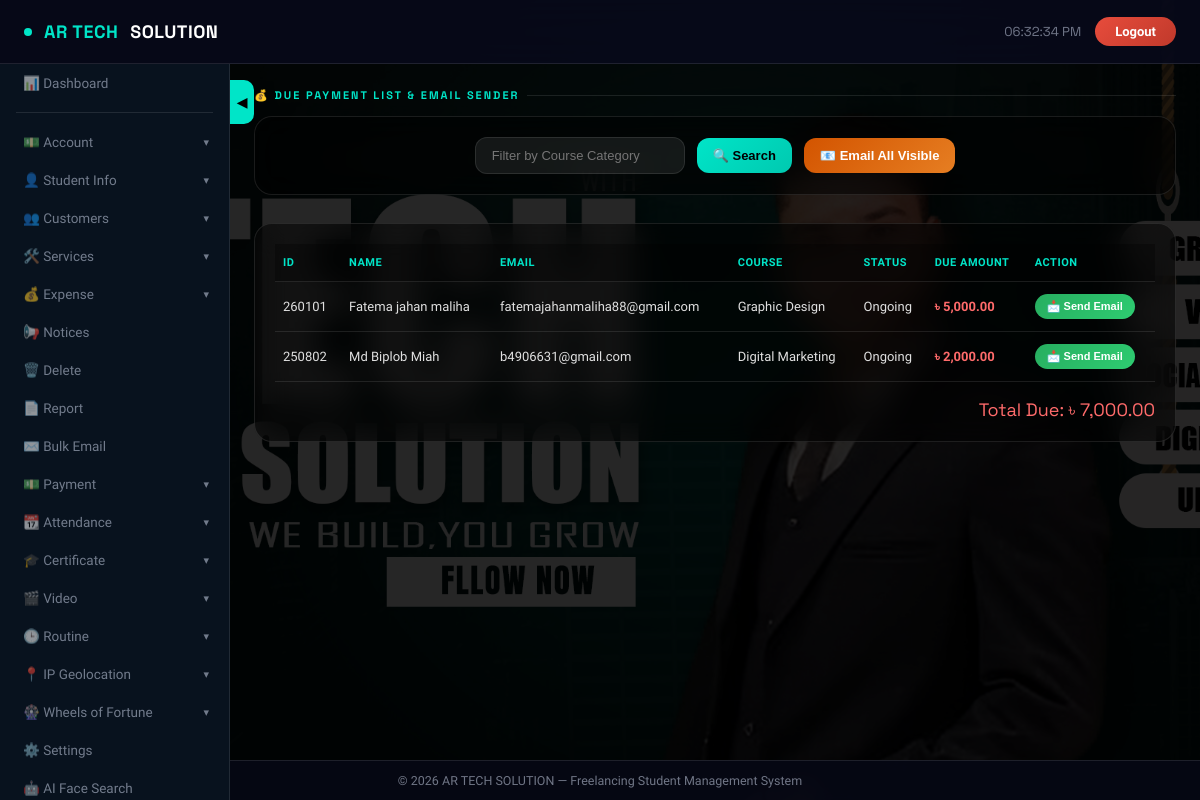
Before: /admin/payment_due.php (signed in) with the older database file.
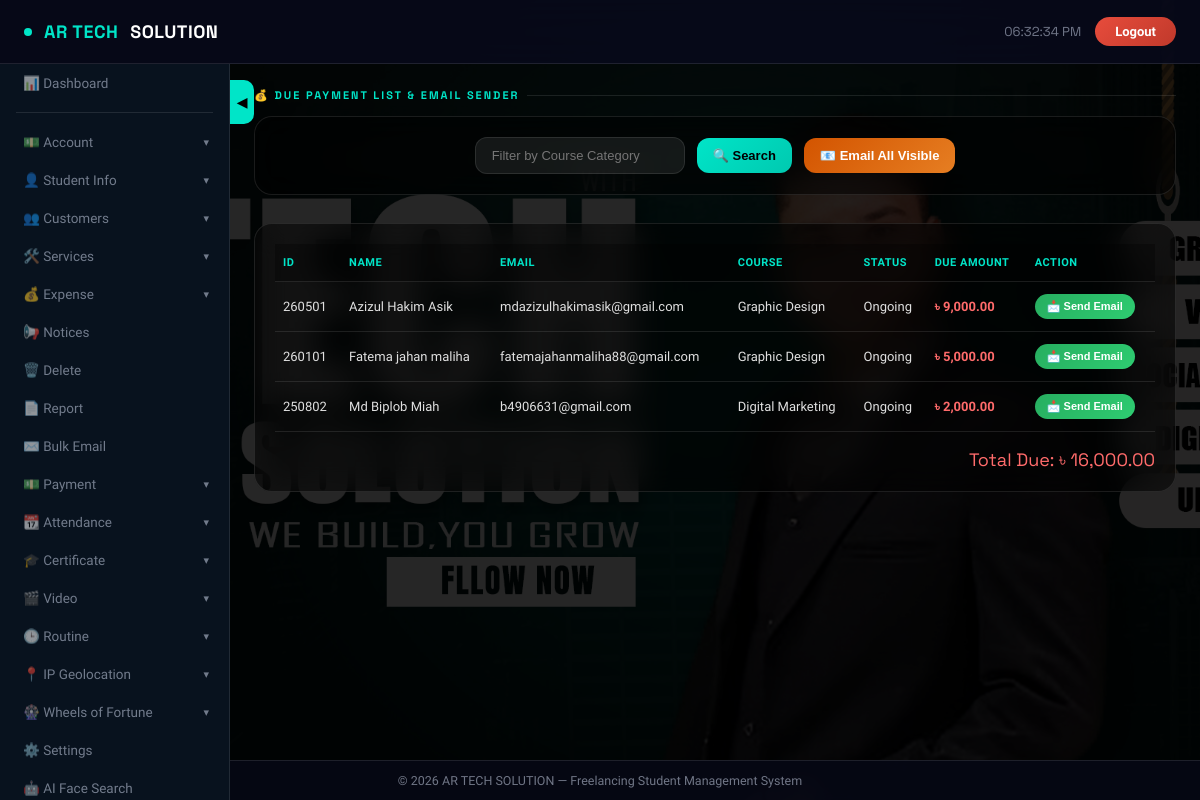
After: the same page with the newer database file.
### tables this page shows
CREATE TABLE `students` (
  `student_id` int(11) NOT NULL,
  `name` varchar(255) NOT NULL,
  `father_name` varchar(255) DEFAULT NULL,
  `mother_name` varchar(255) DEFAULT NULL,
  `dob` date DEFAULT NULL,
  `present_address` text DEFAULT NULL,
  `permanent_address` text DEFAULT NULL,
  `id_type` enum('NID','Birth ID') NOT NULL,
  `nid_birth_id` varchar(50) DEFAULT NULL,
  `email` varchar(255) NOT NULL,
  `course_category` enum('Web Development','Graphic Design','Digital Marketing','Freelancing','office application') NOT NULL,
  `course_status` enum('ongoing','finished','incomplete') DEFAULT 'ongoing',
  `is_blocked` tinyint(1) DEFAULT 0,
  `issue_date` date DEFAULT NULL,
  `course_start_date` date DEFAULT NULL,
  `course_end_date` date DEFAULT NULL,
  `city` varchar(100) DEFAULT NULL,
  `district` varchar(100) DEFAULT NULL,
  `course_fee` decimal(10,2) DEFAULT NULL,
  `paid_fee` decimal(10,2) DEFAULT NULL,
  `profile_image` varchar(255) DEFAULT NULL,
  `created_at` timestamp NOT NULL DEFAULT current_timestamp(),
  `last_updated` timestamp NOT NULL DEFAULT current_timestamp() ON UPDATE current_timestamp(),
  `phone_number` varchar(20) DEFAULT NULL,
  `gender` varchar(10) DEFAULT NULL,
  `marital_status` varchar(20) DEFAULT NULL,
  `occupation` varchar(50) DEFAULT NULL,
  `religion` varchar(30) DEFAULT NULL,
  `country` varchar(50) DEFAULT NULL
);

### admin/config.php (called while the page is built, shortened)
<?php
if (!isset($conn)) {
    $conn = new mysqli("localhost", "root", "", "freelancing");
}
$settings = [];
$result = $conn->query("SELECT setting_key, setting_value FROM app_settings");
if ($result) {
    while ($row = $result->fetch_assoc()) {
        $settings[$row['setting_key']] = $row['setting_value'];
    }
}
$dark_mode = isset($settings['dark_mode']) && $settings['dark_mode'] == '1';
?>

### admin/payment_due.php (the view, shortened to what this page needs)
<?php
require_once 'config.php';
$search_category = '';
$sql_condition = "WHERE course_fee > paid_fee AND (course_status = 'ongoing' OR course_status = 'finished')";
$sql = "SELECT student_id, name, email, phone_number, course_category, course_fee, paid_fee, course_status
        FROM students $sql_condition ORDER BY name ASC";
$result = $conn->query($sql);
$rows = [];
$total_due = 0;
if ($result && $result->num_rows > 0) {
    while ($row = $result->fetch_assoc()) {
        $row['due_amount'] = $row['course_fee'] - $row['paid_fee'];
        $total_due += $row['due_amount'];
        $rows[] = $row;
    }
}
?>
<!DOCTYPE html>
<html lang="en">
<head>
</head>
<body class="<?php echo $dark_mode ? 'dark-mode' : ''; ?>">
<nav class="topnav">
    <div style="display:flex;align-items:center;gap:14px;">
        <div class="topnav-brand">
            <div class="brand-dot"></div>
            <span>AR TECH</span> SOLUTION
        </div>
    </div>
    <div class="topnav-right">
        <div class="topnav-time" id="liveClock"></div>
        <a href="logout.php" class="logout-btn">Logout</a>
    </div>
</nav>
<?php
include 'navigation.php';
?>
<div class="sidebar-toggle-pill" id="sidebarToggle">◀</div>
<main class="main" id="mainContent">
    <div class="section-title">💰 Due Payment List & Email Sender</div>
    <div class="action-card">
        <form method="get" class="search-form">
            <input type="text" name="category" placeholder="Filter by Course Category" value="<?php echo htmlspecialchars($search_category); ?>">
            <button type="submit">🔍 Search</button>
        </form>
        <?php if (!empty($rows)): ?>
        <form method="post" class="bulk-form" onsubmit="return confirm('Send reminder emails to ALL <?php echo count($rows); ?> students?');">
            <button type="submit" name="send_bulk_emails">📧 Email All Visible</button>
        </form>
        <?php endif; ?>
    </div>
    <div class="table-card">
        <?php if (!empty($rows)): ?>
            <div style="overflow-x: auto;">
                <table>
                    <thead>
                        <tr>
                            <th>ID</th><th>Name</th><th>Email</th><th>Course</th><th>Status</th>
                            <th>Due Amount</th><th>Action</th>
                        </tr>
                    </thead>
                    <tbody>
                        <?php foreach ($rows as $row): ?>
                        <tr>
                            <td><?php echo htmlspecialchars($row['student_id']); ?></td>
                            <td><?php echo htmlspecialchars($row['name']); ?></td>
                            <td><?php echo htmlspecialchars($row['email']); ?></td>
                            <td><?php echo htmlspecialchars($row['course_category']); ?></td>
                            <td><?php echo ucfirst($row['course_status']); ?></td>
                            <td><span class="due-amount">৳ <?php echo number_format($row['due_amount'], 2); ?></span></td>
                            <td>
                                <form method="post" style="margin:0;">
                                    <button type="submit" name="send_single_email" class="btn-single">📩 Send Email</button>
                                </form>
                            </td>
                        </tr>
                        <?php endforeach; ?>
                    </tbody>
                </table>
            </div>
            <div class="total-due">Total Due: ৳ <?php echo number_format($total_due, 2); ?></div>
        <?php else: ?>
            <div class="no-data">✅ No payment due students found.</div>
        <?php endif; ?>
    </div>
</main>
<div class="footer">
    &copy; <?php echo date("Y"); ?> AR TECH SOLUTION — Freelancing Student Management System
</div>
</body>
</html>

Changed rows visible on the page:
added students: student_id "260501", name "Azizul Hakim Asik", email "mdazizulhakimasik@gmail.com", course_category "Graphic Design", course_status "Ongoing", due_amount "9,000.00"
Other visible differences:
$total_due: "7,000.00" → "16,000.00"
